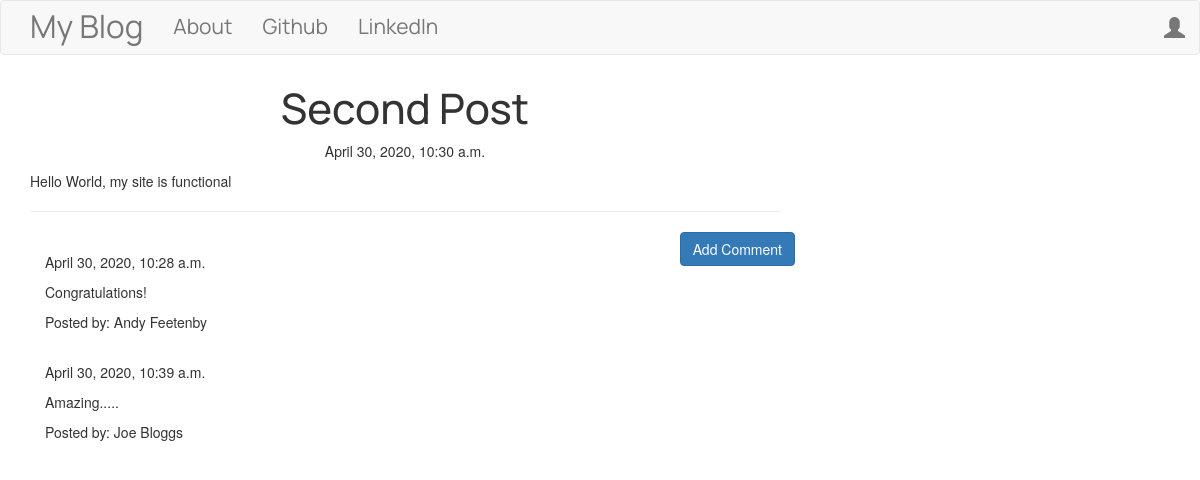
Screenshot of /post/2 with the database file from the repository.
### blog/models.py (models this page shows, shortened)
class Post(models.Model):
    author = models.ForeignKey('auth.User',on_delete=models.CASCADE)
    title = models.CharField(max_length=256)
    text = models.TextField()
    created_date = models.DateTimeField(default=timezone.now)
    published_date = models.DateTimeField(blank=True,null=True)

class Comment(models.Model):
    post = models.ForeignKey('blog.Post',related_name='comments',on_delete=models.CASCADE)
    author = models.CharField(max_length=256)
    text = models.TextField()
    created_date = models.DateTimeField(default=timezone.now)
    approved_comment = models.BooleanField(default=False)

### blog/views.py (the view)
# urls.py: url(r'post/(?P<pk>\d+)$',views.PostDetailView.as_view(),name='post_detail'),
class PostDetailView(DetailView):
    model = Post

### blog/templates/blog/post_detail.html (shortened to what this page needs)
{% extends "blog/base.html" %}
{% block content %}
  <h1 class="posttitle loader">{{ post.title }}</h1>
  {% if post.published_date %}
    <div class="date postdate">
        {{ post.published_date }}
    </div>
  {% else %}
    <a class="btn btn-default" href="{% url 'post_publish' pk=post.pk %}">Publish</a>
  {% endif %}
  <p class='postcontent'>{{ post.text|safe|linebreaksbr }}</p>
  <hr>
  <a class="btn btn-primary btn-comment" href="{% url 'add_comment_to_post' pk=post.pk %}">Add Comment</a>
  <div class="container">
    {% for comment in post.comments.all %}
      <br>
        {% if user.is_authenticated or comment.approved_comment %}
          {{ comment.created_date }}
            <p>{{ comment.text|safe|linebreaks }}</p>
            <p>Posted by: {{ comment.author }}</p>
        {% endif %}
        {% empty%}
        <p>No Comments</p>
    {% endfor%}
  </div>
{% endblock %}

### blog/templates/blog/base.html (shortened to what this page needs)
<!DOCTYPE html>
{% load static %}
<html lang="en" dir="ltr">
  <head>
    <link rel="stylesheet" href="https://maxcdn.bootstrapcdn.com/bootstrap/3.3.7/css/bootstrap.min.css">
    <link rel="stylesheet" href="//cdn.jsdelivr.net/npm/medium-editor@latest/dist/css/medium-editor.min.css" type="text/css" media="screen" charset="utf-8">
    <link rel="stylesheet" href="{% static 'css/blog.css' %}">
  </head>
  <body>
    <nav class="navbar navbar-default techfont custom-navbar">
      <div class="container">
        <ul class="nav navbar-nav">
          <li><a class="navbar-brand bigbrand" href="{% url 'post_list' %}">My Blog</a></li>
          <li><a class="navbar-link" href="{% url 'about' %}">About</a></li>
          <li><a class="navbar-link" href="https://www.github.com">Github</a></li>
          <li><a class="navbar-link" href="https://www.LinkedIn.com">LinkedIn</a></li>
        </ul>
        <ul class="nav navbar-nav navbar-right">
          {% if user.is_authenticated %}
            <li><a href="{% url 'post_new' %}">New Post</a></li>
            <li><a href="{% url 'post_draft_list' %}">Drafts</a></li>
            <li><a href="{% url 'logout' %}">Logout</a></li>
            <li><a>Welcome: {{ user.username }}</a></li>
          {% else %}
            <li><a class="nav navbar-nav navbar-right" href="{% url 'login' %}"><span class="glyphicon glyphicon-user"></span></a></li>
          {% endif %}
        </ul>
      </div>
    </nav>
    <div class="content container">
      <div class="row">
        <div class="col-md-8">
          <div class="blog_posts">
            {% block content %}
            {% endblock %}
          </div>
        </div>
      </div>
    </div>
  </body>
</html>

### blog/static/css/blog.css (style rules this page uses)
.techfont { font-family: 'Manrope',sans-serif; font-size: 1.5em; margin-bottom: 10px; }
.bigbrand { font-size: 1.5em; }
.loader { filter:hue-rotate(0deg); color:linear-gradient(45deg,#0f8,#08f); animation:hue 10000ms infinite linear; }
.postdate { text-align: center; }
.posttitle { font-family: 'Manrope',sans-serif; font-size: 3em; text-align: center; }
.postcontent { font-family: 'Montserrat'; font-size: 1.5em; }
.btn-comment { position: absolute; right: 0px; }

### rows the page displays
Post: title "Second Post", published_date "April 30, 2020, 10:30 a.m.", text "Hello World, my site is functional"
Comment: created_date "April 30, 2020, 10:28 a.m.", text "Congratulations!", author "Andy Feetenby"
Comment: created_date "April 30, 2020, 10:39 a.m.", text "Amazing.....", author "Joe Bloggs"
